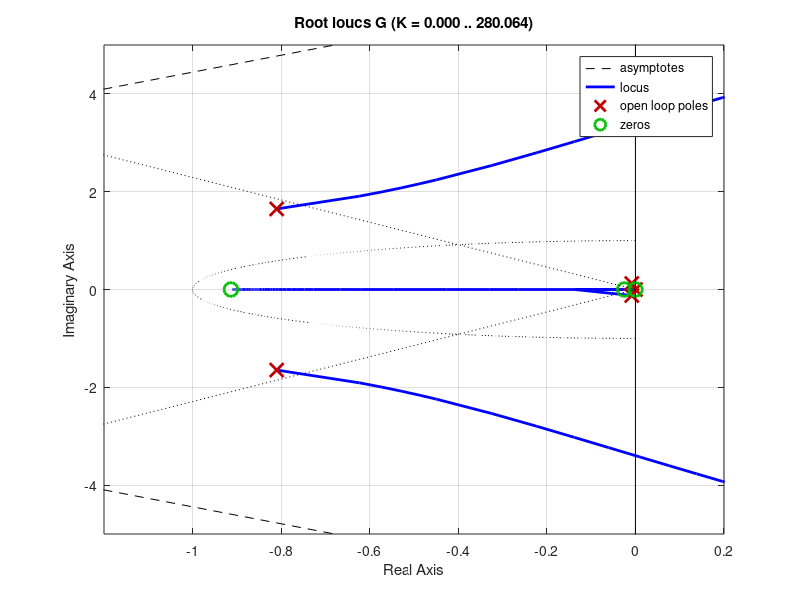
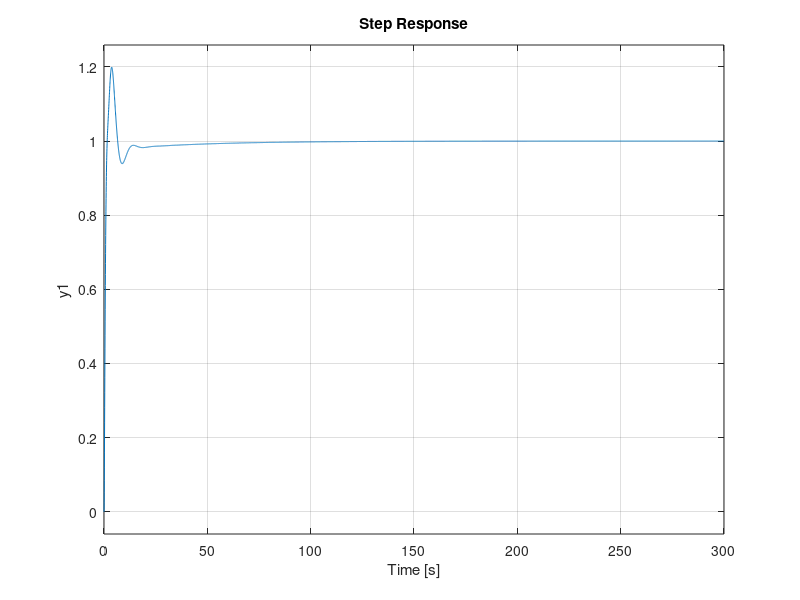

Here is the MATLAB script that generated these plots, in order: (Note: this script raises an error after producing the figures.)

close all;
% Rule-Based Autotuning Based on Frequency Domain Identification
% Anthony S. McCormack and Keith R. Godfrey

s = tf('s');

elev_pitch_tf = - 1/s * tf([-2.637 -2.475 -0.0607, 0], [1 1.6366 3.4115 0.07937 0.05112]);

tau_e = 0.1;
He = 1 / (tau_e * s + 1);

G = He * elev_pitch_tf;

rlocus(G)
sgrid([0.4, 0], [100, 1]);
grid on;
xlim([-1.2, 0.2])
ylim([-5, 5])

k_lim = 3.81;
T_lim = 2*pi / 3.4;

figure;

% classic Ziegler Nichols
kc = 0.6 * k_lim;
Ti = 0.5 * T_lim;
Td = 0.125 * T_lim;
K = kc * (1 + 1 / (Ti * s) + Td * s);
step(feedback(K*G, 1));

hold on;

% some overshoot
kc = 0.33 * k_lim;
Ti = 0.5 * T_lim;
Td = 0.33 * T_lim;
K = kc * (1 + 1 / (Ti * s) + Td * s);
step(feedback(K*G, 1))

% no overshoot
kc = 0.2 * k_lim;
Ti = 0.5 * T_lim;
Td = 0.33 * T_lim;
K = kc * (1 + 1 / (Ti * s) + Td * s);
step(feedback(K*G, 1))

kc = 0.2 * k_lim;
Ti = 0.5 * T_lim;
Td = 0.33 * T_lim;
K = kc * (1 + 1 / (Ti * s) + Td * s);
step(feedback(K*G, 1))
hold off;
yline(1.1, '--', 'Overshoot limit');
yline(1.05, '--', 'Subsequent Overshoot');

grid on;
legend('Ziegler Nichols', 'SO Rule', 'NO Rule')

print('exercise4\figures\pitch_autopilot_autotuning_comparison', '-dpng', '-r600');

